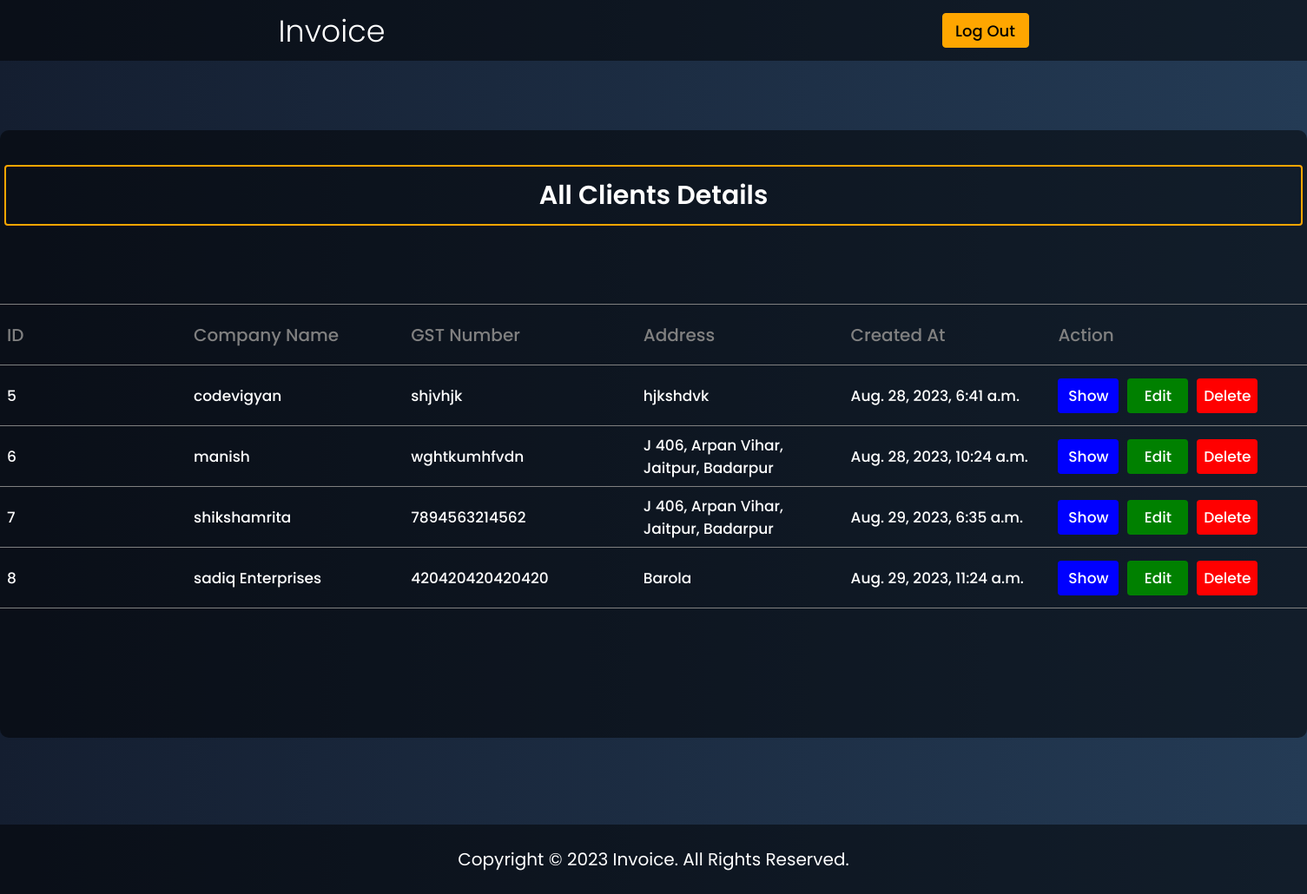
The app's page /review-invoice/all-client-details/ (signed in) with its own data.
### addInvoice/models.py (models this page shows, shortened)
class Client(models.Model):
    company_name = models.CharField(max_length=250)
    gst_number = models.CharField(max_length=250)
    country = models.CharField(max_length=150)
    state = models.CharField(max_length=150)
    address = models.CharField(max_length=250)
    created_at = models.DateTimeField(auto_now_add=True)

### reviewInvoice/views.py (the view)
# urls.py: path('all-client-details/', allClientDetails, name='allClientDetails'),
def allClientDetails(request):
    if request.user.is_authenticated:
        allClientDetails = Client.objects.all()
        return render(request, 'reviewInvoice/htmls/allClientDetails.html', {'allclients':allClientDetails, 'titles':'Review Invoice - Invoice'})
    else:
        return redirect('loginPage')

### templates/reviewInvoice/htmls/allClientDetails.html (shortened to what this page needs)
{% extends 'reviewInvoice/htmls/base.html' %}
{% load static %}
{% block reviewInvoiceBlock %}
<div class="addServiceProviderSection">
    <div class="addServiceProviderSectionContainer">
        <div class="allServiceProvider">
            <div class="allServiceProviderLink">
                <a href="">All Clients Details</a>
            </div>
            <div class="allServiceProviderForms">
                <table>
                    <thead>
                        <tr>
                            <th>ID</th>
                            <th>Company Name</th>
                            <th>GST Number</th>
                            <th>Address</th>
                            <th>Created At</th>
                            <th>Action</th>
                        </tr>
                    </thead>
                    <tbody>
                        {% for provider in allclients %}
                        <tr>
                            <td>{{ provider.id }}</td>
                            <td>{{ provider.company_name }}</td>
                            <td>{{ provider.gst_number }}</td>
                            <td>{{ provider.address }}</td>
                            <td>{{ provider.created_at }}</td>
                            <td>
                                <div class="allServiceProviderTable">
                                    <div class="allServiceProviderTableShow">
                                        <a href="{% url 'showReview' provider.id %}">Show</a>
                                    </div>
                                    <div class="allServiceProviderTableEdit">
                                        <a href="/">Edit</a>
                                    </div>
                                    <div class="allServiceProviderTableDelete">
                                        <a href="/">Delete
                                        </a>
                                    </div>
                                </div>
                            </td>
                        </tr>
                        {% endfor %}
                    </tbody>
                </table>
            </div>
        </div>
    </div>
</div>
{% endblock reviewInvoiceBlock %}

### templates/reviewInvoice/htmls/base.html (shortened to what this page needs)
{% load static %}
<!DOCTYPE html>
<html lang="en">
<head>
    <link rel="stylesheet" href="{% static 'reviewInvoice/css/style.css' %}">
</head>
<body>
    <nav>
        <div class="headerSection">
            <div class="headerSectionTitle">
                <a href="/">Invoice</a>
            </div>
            <div class="headerSectionLinks">
                <a class="headerSectionLinksPart_1" href="{% url 'logOut' %}">
                    Log Out
                </a>
            </div>
        </div>
    </nav>
    <main>
        {% block reviewInvoiceBlock %}{% endblock reviewInvoiceBlock %}
    </main>
    <footer>
        <div class="footerSectionLoginSignup">
            <div>
                Copyright &#169 2023 Invoice. All Rights Reserved.
            </div>
        </div>
    </footer>
</body>
</html>

### static/reviewInvoice/css/style.css (style rules this page uses)
* { margin: 0; padding: 0; box-sizing: border-box; }
body { font-family: 'Poppins', sans-serif; background-image: linear-gradient(to right, #141e30, #243b55); position: relative; }
table { border-collapse: collapse; width: 100%; margin-top: 50px; }
td, th { vertical-align: middle; border: 1px solid gray; border-left: none; border-right: none; text-align: left; padding: 8px; width: 324px; font-size: 20px; font-weight: 500; color: gray; height: 70px; justify-content: center; }
td { font-size: 17px; color: white; }
.headerSection { width: 100%; height: 70px; display: flex; justify-content: space-around; align-items: center; background-color:rgba(0,0,0,0.5); color: white; position: fixed; top: 0; left: 0; z-index: 9999999; }
.headerSectionTitle { font-size: 35px; font-weight: 300; }
.headerSectionTitle a { text-decoration: none; color : white; }
.headerSectionLinks a { display: flex; width: 100px; height: 40px; font-size: 18px; font-weight: 500; border: 1px solid rgb(255, 166, 0); border-radius: 4px; background-color: rgb(255, 166, 0); color: black; text-decoration: none; justify-content: center; align-items: center; }
.addServiceProviderSection { margin-top: 150px; margin-bottom: 100px; }
.addServiceProviderSectionContainer { display: flex; justify-content: space-evenly; color: white; }
.allServiceProvider { width: 1600px; height: 700px; display: flex; align-items: center; flex-direction: column; background-color:rgba(0,0,0,0.5); border-radius: 10px; }
.allServiceProviderLink { margin-top: 40px; }
.allServiceProviderLink a { display: flex; width: 1495px; height: 70px; font-size: 30px; font-weight: 600; border: 2px solid rgb(255, 166, 0); border-radius: 4px; color: white; text-decoration: none; justify-content: center; align-items: center; }
.addServiceProviderDetailsForms, .allServiceProviderForms { display: flex; justify-content: center; align-items: center; margin-top: 40px; }
.allServiceProviderTable { display: flex; }
.allServiceProviderTable a { display: flex; width: 70px; height: 40px; border-radius: 4px; color: white; text-decoration: none; justify-content: center; align-items: center; }
.allServiceProviderTableDelete { margin-left: 2 0px; }
.allServiceProviderTableEdit a { margin-left: 10px; background-color: green; }
.allServiceProviderTableDelete a { background-color: red; margin-left: 10px; }
.allServiceProviderTableShow a { background-color: blue; }
.footerSectionLoginSignup { width: 100%; background-color:rgba(0,0,0,0.5); height: 80px; position: relative; bottom: 0; display: flex; justify-content: center; align-items: center; color: white; font-size: 20px; }

### records on screen
Client: id "5", company_name "codevigyan", gst_number "shjvhjk", address "hjkshdvk", created_at "Aug. 28, 2023, 6:41 a.m."
Client: id "6", company_name "manish", gst_number "wghtkumhfvdn", address "J 406, Arpan Vihar, Jaitpur, Badarpur", created_at "Aug. 28, 2023, 10:24 a.m."
Client: id "7", company_name "shikshamrita", gst_number "7894563214562", address "J 406, Arpan Vihar, Jaitpur, Badarpur", created_at "Aug. 29, 2023, 6:35 a.m."
Client: id "8", company_name "sadiq Enterprises", gst_number "420420420420420", address "Barola", created_at "Aug. 29, 2023, 11:24 a.m."
